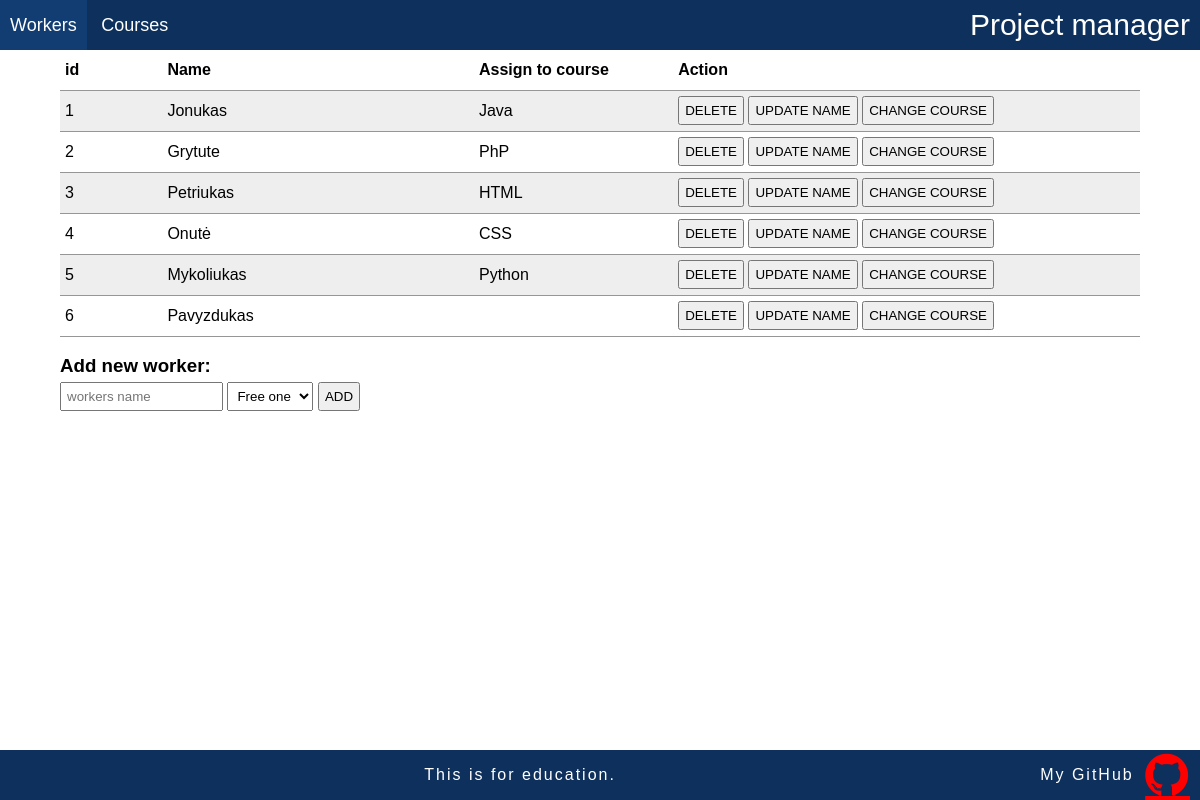
The page / on the database its author committed.
### tables this page shows
CREATE TABLE `workers` (
  `id` int(6) NOT NULL AUTO_INCREMENT,
  `firstname` varchar(45) DEFAULT NULL,
  `course_id` int(6) DEFAULT NULL,
  PRIMARY KEY (`id`)
);

CREATE TABLE `courses` (
  `id` int(6) NOT NULL AUTO_INCREMENT,
  `coursename` varchar(45) NOT NULL,
  PRIMARY KEY (`id`)
);

### index.php (the view, shortened to what this page needs)
<?php
    $servername = "127.0.0.1";
    $username = "root";
    $password = "mysql";
    $dbname = "project_manager_db";
    $conn = mysqli_connect($servername, $username, $password, $dbname);
?>
<!DOCTYPE html>
<html lang="en">
<head>
    <link rel="stylesheet" href="https://cdnjs.cloudflare.com/ajax/libs/font-awesome/4.7.0/css/font-awesome.min.css">
    <link rel="stylesheet" href="./css/main.css">
</head>
<body>
    <header>
        <form action="index.php" method="post">
            <button type="submit">Workers</button>
        </form>
        <form action="project.php" method="post">
            <button type="submit">Courses</button>
        </form>
        <div class="name">Project manager</div>
    </header>
    <main>
        <table>
            <tr>
                <th>id</th>
                <th>Name</th>
                <th>Assign to course</th>
                <th>Action</th>
            </tr>
            <?php
            $sql = "SELECT w.id, w.firstname, c.coursename FROM workers w
                    LEFT JOIN courses c ON w.course_id = c.id;
                    ";
            $result = mysqli_query($conn, $sql);
            if (mysqli_num_rows($result) > 0) {
                while($row = mysqli_fetch_assoc($result)) {
                    echo "<tr>
                    <td>". $row["id"] ."</td>
                    <td>". $row["firstname"] ."</td>
                    <td>". $row['coursename'] ."</td>
                    <td>
                        <form action='functions.php' method='post'><input type='submit' name='delete_person' value='DELETE'><input type='hidden' name='person_id' value='".$row["id"]."'></form>
                        <form method='post'><input type='submit' name='update_name' value='UPDATE NAME'><input type='hidden' name='person_id' value='".$row["id"]."'></form>
                        <form method='post'><input type='submit' name='update_course' value='CHANGE COURSE'><input type='hidden' name='person_id' value='".$row["id"]."'></form>
                    </td>
                        </tr>";
                }
            } else {
                echo "<tr>
                <td> 0 </td><td> 0 </td><td> 0 </td><td> 0 </td>
                    </tr>";
            }
            ?>
        </table>
        <br>
        <h3>Add new worker:</h3>
        <form action="functions.php" method="post" class="new_worker">
            <input type="text" name="new_worker" placeholder="workers name" required>
            <select name="courses" id="courses">
                <?php
                echo "<option value='NULL'>Free one</option>";
                ?>
            </select>
            <input type="submit" name="add_worker" value="ADD">
        </form>
    </main>
    <footer>
       This is for education.
       <p>My GitHub <a class="fa fa-github" href="https://github.com/Edvinas-S" target="_blank" rel="noopener noreferrer"></a></p>
    </footer>
</body>
</html>

### css/main.css (style rules this page uses)
body, body * { margin: 0; padding: 0; vertical-align: top; box-sizing: border-box; font-family: 'Gill Sans', 'Gill Sans MT', 'Calibri', 'Trebuchet MS', sans-serif; }
header { position: fixed; width: 100%; height: 50px; background-color: #0D305C; color: #FFF; }
form { display: inline-block; }
button { float: left; height: 50px; border: none; background-color: #0D305C; color: #FFF; padding-left: 10px; padding-right: 10px; cursor: pointer; font-size: large; }
.name { float: right; height: 50px; color: #FFF; padding-left: 10px; padding-right: 10px; font-size: 30px; line-height: 50px; }
main { width: 100%; padding-top: 50px; padding-bottom: 50px; }
table { width: 90%; margin-left: 5%; border-bottom: 1px solid #969696; border-collapse: collapse; line-height: 40px; }
tr, th, td { width: 30px; height: 40px; text-align: left; padding-left: 5px; border-bottom: 1px solid #969696; border-collapse: collapse; }
tr:nth-child(even) { background-color: #eee; }
tr:nth-child(odd) { background-color: #fff; }
input { padding: 5px; margin-top: 5px; cursor: pointer; }
h3 { width: 90%; margin-left: 5%; }
.new_worker, .new_course { width: 90%; margin-left: 5%; }
select { height: 29px; padding: 5px; margin-top: 5px; }
footer { position: fixed; left: 0; bottom: 0; width: 100%; height: 50px; background-color: #0D305C; color: #FFF; text-align: center; line-height: 50px; letter-spacing: 2px; }
p { float: right; padding-right: 10px; }
.fa { color:red; font-size: 50px; margin-left: 5px; }

### rows shown on the page
workers: id "1", firstname "Jonukas", course.coursename "Java"
workers: id "2", firstname "Grytute", course.coursename "PhP"
workers: id "3", firstname "Petriukas", course.coursename "HTML"
workers: id "4", firstname "Onutė", course.coursename "CSS"
workers: id "5", firstname "Mykoliukas", course.coursename "Python"
workers: id "6", firstname "Pavyzdukas"
